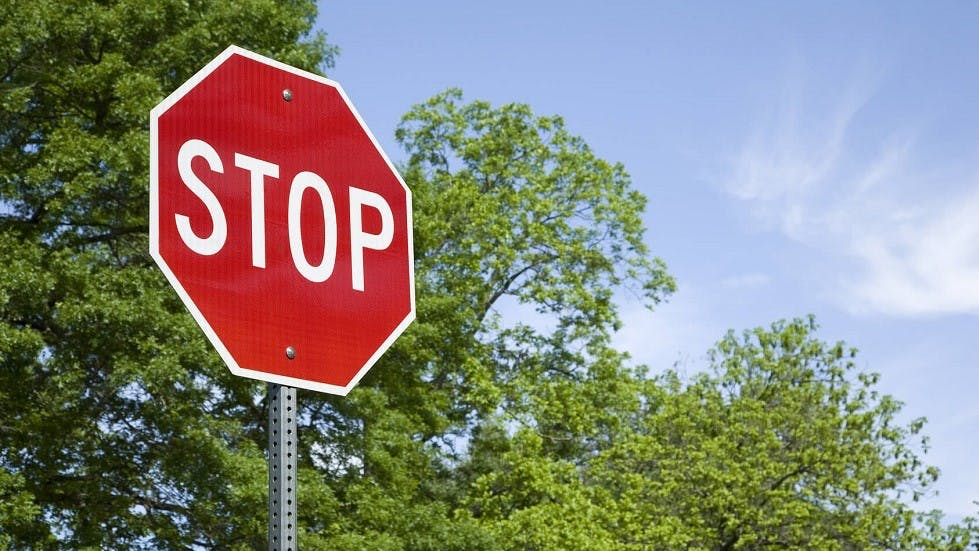
#> input picture object detection/image.jpg, 979 x 551 px
$ python p1.py
#> lines starting #> are read from the running program, lines starting #| are printed output that depends on the picture
import numpy as np
import imageio
import scipy.ndimage
import cv2

img="image.jpg"

def grayscale(rgb):
    return np.dot(rgb[...,:3],[0.299,0.587,0.114])


def dodge(front,back):
     result[result>255]=255
     result[back==255]=255
     return result.astype('uint8')

s=imageio.imread(img)
#> s is the input picture: shape (551, 979, 3); mean R, G, B 133.1, 133.3, 123.1
g=grayscale(s)
#> in grayscale, `return np.dot(rgb[...,:3],[0.299,0.587,0.114])`:
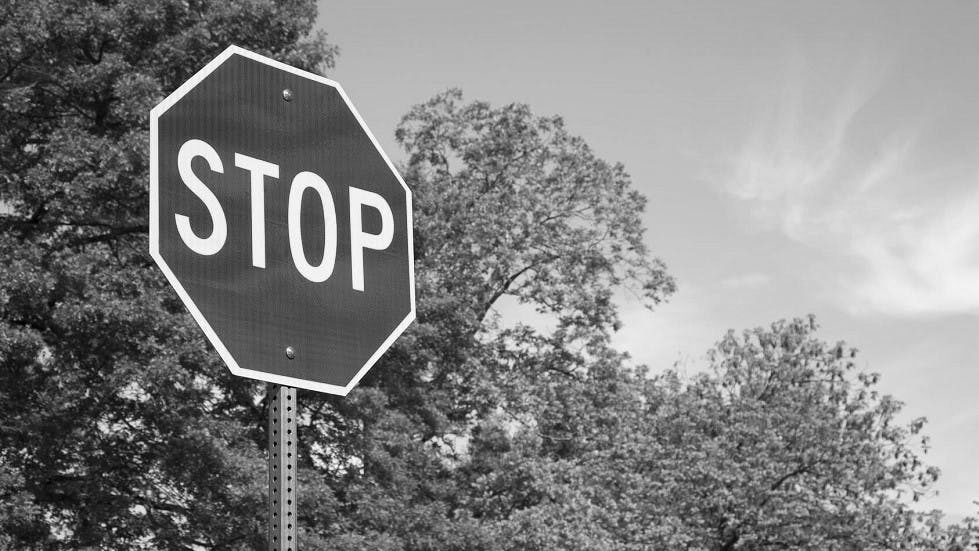
#> returned value: shape (551, 979) float64; min 0, max 255, mean 132
i=255-g
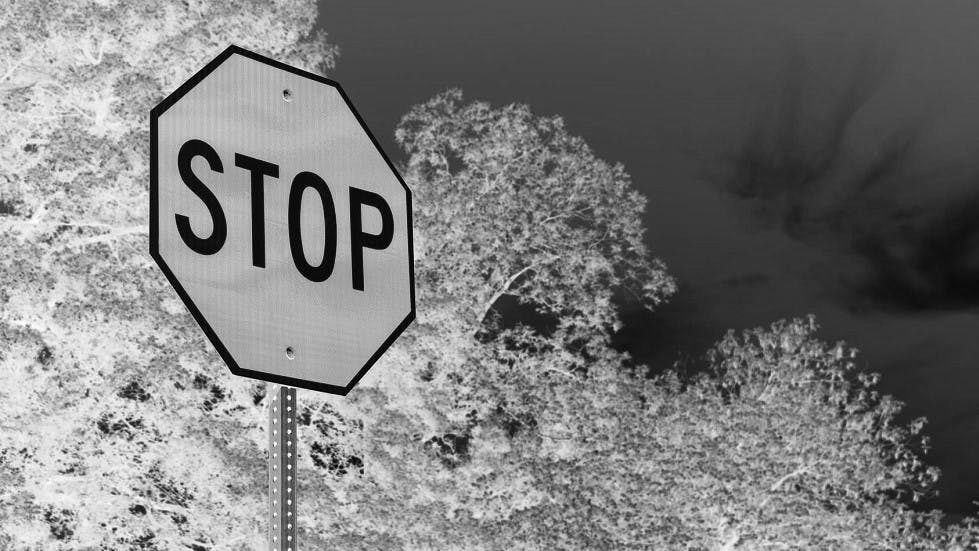
#> i: shape (551, 979) float64; min 2.84e-14, max 255, mean 123
b=scipy.ndimage.filters.gaussian_filter(i,sigma=10)
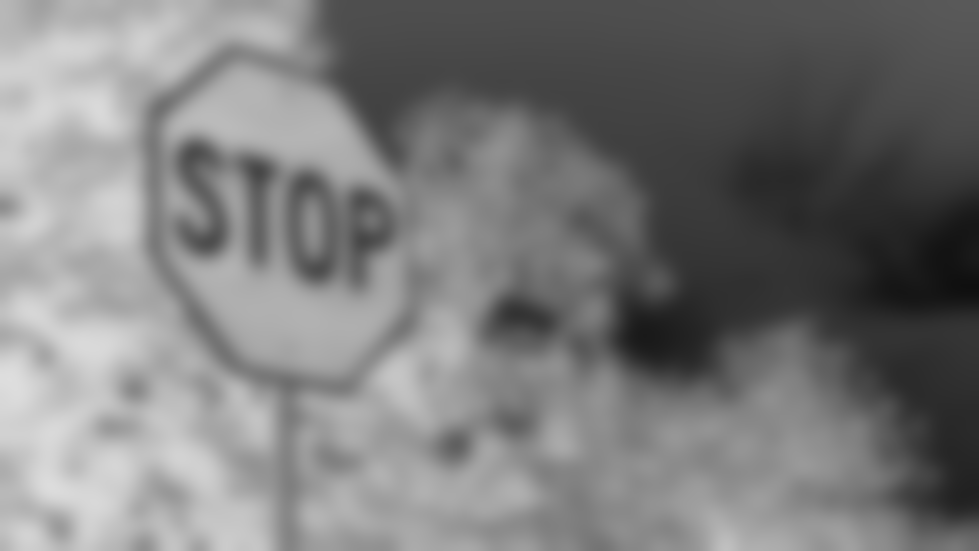
#> b: shape (551, 979) float64; min 15.75, max 222.1, mean 123
#> (the run stopped early here; a loop or call above may not have finished)
